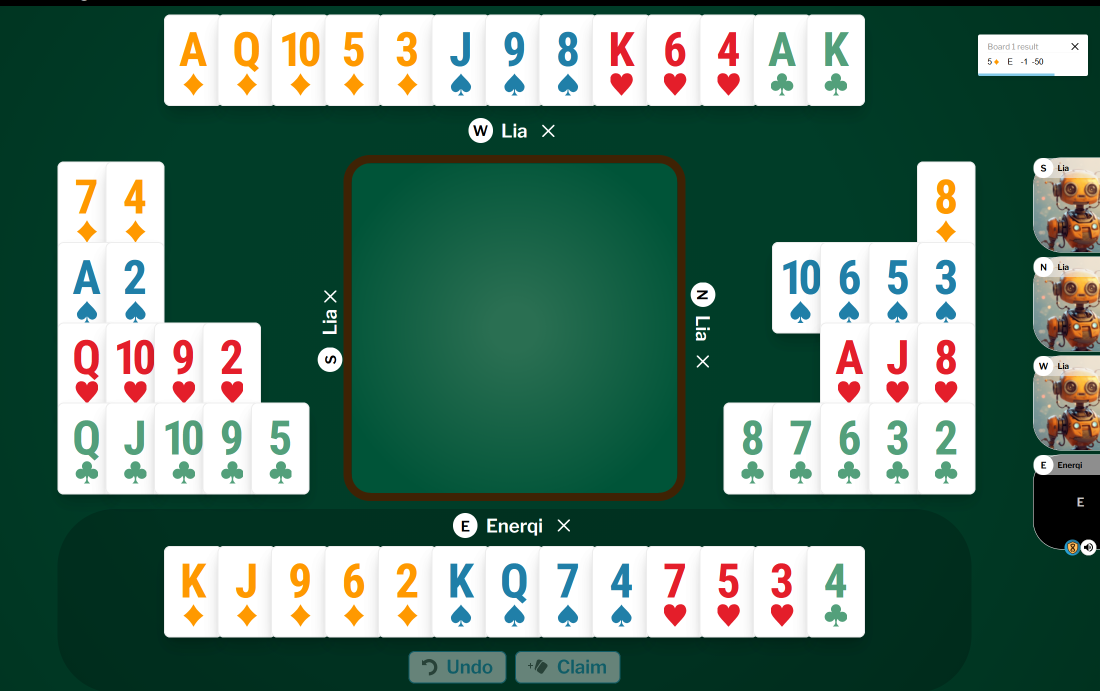
#> input picture hand-ocr/fixtures/intobridge-4-hand-large.png, 2199 x 1382 px (shown at 1/2 size)
$ python _p.py
#> lines starting #> are read from the running program, lines starting #| are printed output that depends on the picture; after the words box and inside, x2 and y2 are one past the last pixel; in counts of white or black regions, pixels touching at a corner belong together
### hand-ocr/hand_ocr/segment.py
"""Card-cell detection + seat grouping (Mode CARDS: app play views).

Real app screenshots (BBO, IntoBridge) are *table play views*, not printed
suit-row diagrams. Structure learned from the fixtures:

- A horizontal N/S hand renders as a run of white mini-cards that visually
  **touch**, so thresholding white yields ONE wide blob; we find that region
  then divide it into cards by pitch. A fanned W/E hand is instead a 2D **grid**
  of cards separated by green gaps, so each card is its own white component
  (isolated at a higher threshold, since the grey seat-label bar bridges the
  bottom row at the strip threshold) -- one component per card, no sub-division.
- Every card carries its **rank glyph above its suit glyph**. Within a strip the
  cards sit on a regular pitch, so the rank glyphs cluster into one column per
  card; each card cell is that column's full-height slice (rank band over suit
  band). Suit is read per-card from the glyph (see recognize), NOT positional.
- **Seat.** BBO keeps N top / S bottom / W left / E right, so for the 2-colour
  BBO path we assign seat by region position (verified against the N/E/S/W
  badges, which agree). IntoBridge *rotates* seats (top can be West), so its
  badge must be read -- that is future work; `read_seat_badges` stays a stub and
  IntoBridge tiles currently mis-seat (and mis-match the BBO atlas), so they are
  flagged, not silently wrong.
- **Face-down hands** (BBO 2-hand: W/E are teal card backs) produce no white
  blob -> that seat is simply absent -> PBN '-'. The centre played card / table
  overlays are rejected by area and by not lying in a hand region.

Vision code imported lazily.
"""

from __future__ import annotations

from dataclasses import dataclass
from typing import Any

# hand-region (merged white cards) filters, as fractions of the image
_HAND_AREA_MIN = 0.008  # a full hand's white area; rejects the centre played card
_STRIP_ASPECT_MIN = 3.0  # w/h above this => a horizontal N/S strip
# glyph filters inside a card
_GLYPH_MIN_AREA, _GLYPH_MIN_H = 40, 12
# individual-card (grid) detection: a fanned/blocky W/E hand is a 2D grid of
# SEPARATE white cards, not a merged strip. At the _hand_blobs threshold (200)
# the grey seat-label bar bridges the bottom card row into one blob; each card
# body is pure white, so a higher threshold isolates every card on its own.
_CARD_WHITE_THR = 235
_CARD_AREA_MIN = 0.001  # one mini-card's white area, as a fraction of the image
_CARD_ASPECT_LO, _CARD_ASPECT_HI = 0.3, 0.75  # a portrait mini-card (strip ~0.67, grid ~0.5)
_CENTRE_BAND = 0.15  # half-width of the central x zone (trick/played cards live here, not hands)
# merged-grid (IntoBridge) detection: its W/E/N/S fans have NO gaps between cards,
# so a whole hand is ONE portrait white blob of four stacked suit rows.
_MERGED_ASPECT_LO, _MERGED_ASPECT_HI = 0.45, 0.9  # a few cards wide, four rows tall (~0.76); not a thin UI bar
_MERGED_H_MIN = 0.28  # tall (spans four suit rows), as a fraction of image height
_MERGED_W_MIN = 0.12  # and several cards wide, as a fraction of image width
# a merged-grid card cell, framed on its suit glyph, expressed in card-pitch units:
_GRID_TOP_ABOVE_SUIT = 1.08  # cell top sits this many pitches above the suit-glyph centre
_GRID_CARD_H = 1.44  # cell height in pitches (rank digits on top, suit below)
# seat-badge circles (IntoBridge): a white letter (N/E/S/W) on a dark disc
_BADGE_H_LO, _BADGE_H_HI = 0.03, 0.05  # letter height as a fraction of image height
_BADGE_X_MAX = 0.88  # ignore the right-hand results panel's avatar badges


@dataclass
class CardCell:
    """One detected mini-card. `index_image` is the top-left corner crop
    holding the rank glyph over the suit glyph."""

    bbox: tuple[int, int, int, int]  # x, y, w, h in the source image
    index_image: Any  # crop of the rank+suit index corner


@dataclass
class HandCluster:
    """A spatially-grouped set of card cells plus the seat read from the
    nearest seat badge. `seat` is None until the badge is classified."""

    cells: list[CardCell]
    seat: str | None
    centroid: tuple[float, float]


def _hand_blobs(bgr: Any) -> list[tuple[int, int, int, int]]:
    """Bounding boxes of the big white card-run regions (one per face-up hand).

    Thresholds near-white, and keeps blobs large enough to be a whole hand (so
    the small centre played card and UI chrome drop out)."""
    import cv2

    h, w = bgr.shape[:2]
    gray = cv2.cvtColor(bgr, cv2.COLOR_BGR2GRAY) if bgr.ndim == 3 else bgr
    _, white = cv2.threshold(gray, 200, 255, cv2.THRESH_BINARY)
    n, _, stats, _ = cv2.connectedComponentsWithStats(white, connectivity=8)
    blobs = []
    for i in range(1, n):
        x, y, bw, bh, area = (int(stats[i, k]) for k in range(5))
        if area > _HAND_AREA_MIN * w * h and bw > 0.05 * w and bh > 0.03 * h:
            blobs.append((x, y, bw, bh))
    return blobs


def _seat_by_position(blob: tuple[int, int, int, int], shape: tuple[int, int]) -> str:
    """BBO seat from region position: top N, bottom S, left W, right E.

    A strip (wide) is N/S by its vertical half; a grid (tall) is W/E by its
    horizontal half. Correct for BBO; IntoBridge rotates and needs the badge."""
    x, y, bw, bh = blob
    h, w = shape[:2]
    cx, cy = x + bw / 2, y + bh / 2
    if bw / bh >= _STRIP_ASPECT_MIN:
        return "N" if cy < h / 2 else "S"
    return "W" if cx < w / 2 else "E"


def _cluster_x(centres: list[float], gap: float) -> list[list[int]]:
    """Group glyph indices by their x-centre into columns split at gaps > `gap`."""
    order = sorted(range(len(centres)), key=lambda i: centres[i])
    groups: list[list[int]] = [[order[0]]]
    for idx in order[1:]:
        if centres[idx] - centres[groups[-1][-1]] > gap:
            groups.append([idx])
        else:
            groups[-1].append(idx)
    return groups


def _strip_cards(bgr: Any, blob: tuple[int, int, int, int]) -> list[CardCell]:
    """Divide a horizontal hand strip into one CardCell per card.

    Cards sit on a regular pitch; their rank glyphs (upper band) cluster into one
    column per card. We recover the columns from those glyph centres (robust to a
    hand holding fewer than 13 cards) and slice a full card cell at each."""
    import cv2

    x, y, bw, bh = blob
    crop = cv2.cvtColor(bgr[y : y + bh, x : x + bw], cv2.COLOR_BGR2GRAY)
    # rank band = upper part of the card (the lower ~45% holds the suit + label bar)
    rank_h = int(bh * 0.55)
    _, ink = cv2.threshold(crop[:rank_h], 180, 255, cv2.THRESH_BINARY_INV)
    n, _, stats, cent = cv2.connectedComponentsWithStats(ink, connectivity=8)
    xs = [
        float(cent[i, 0])
        for i in range(1, n)
        if stats[i, cv2.CC_STAT_AREA] > _GLYPH_MIN_AREA
        and stats[i, cv2.CC_STAT_HEIGHT] > _GLYPH_MIN_H
        and stats[i, cv2.CC_STAT_WIDTH] >= 8  # drop the thin card border rule
        and 0.12 < stats[i, cv2.CC_STAT_WIDTH] / stats[i, cv2.CC_STAT_HEIGHT] < 3.0
    ]
    if not xs:
        return []
    pitch = bw / 13.0  # nominal card width; cards never pack tighter
    columns = _cluster_x(xs, pitch * 0.5)
    col_centres = sorted(sum(xs[i] for i in g) / len(g) for g in columns)
    cells = []
    half = pitch / 2.0
    # the card body (rank + suit), excluding the grey seat-label bar at the bottom
    card_h = int(bh * 0.82)
    for cx in col_centres:
        cx0 = max(0, int(cx - half))
        cx1 = min(bw, int(cx + half))
        cells.append(
            CardCell(bbox=(x + cx0, y, cx1 - cx0, card_h), index_image=bgr[y : y + card_h, x + cx0 : x + cx1])
        )
    return cells


def _card_comps(bgr: Any) -> list[tuple[int, int, int, int]]:
    """Bounding boxes of individual white mini-cards (one per face-up card).

    Thresholds white high enough that the grey seat-label bar no longer bridges
    the bottom card row (see `_CARD_WHITE_THR`), so each card body is its own
    portrait component. Applies to strips and grids alike; the caller keeps only
    the grid ones (strip cards are recovered by pitch in `_strip_cards`)."""
    import cv2

    h, w = bgr.shape[:2]
    gray = cv2.cvtColor(bgr, cv2.COLOR_BGR2GRAY) if bgr.ndim == 3 else bgr
    _, white = cv2.threshold(gray, _CARD_WHITE_THR, 255, cv2.THRESH_BINARY)
    n, _, stats, _ = cv2.connectedComponentsWithStats(white, connectivity=8)
    comps = []
    for i in range(1, n):
        x, y, bw, bh, area = (int(stats[i, k]) for k in range(5))
        if area > _CARD_AREA_MIN * w * h and bh > 0.07 * h and _CARD_ASPECT_LO < bw / bh < _CARD_ASPECT_HI:
            comps.append((x, y, bw, bh))
    return comps


def _is_merged_grid(blob: tuple[int, int, int, int], img_h: int, img_w: int) -> bool:
    """A fully-merged (gapless) grid hand: a tall, several-cards-wide portrait
    white blob (excludes thin vertical UI bars and small overlays)."""
    _, _, bw, bh = blob
    return _MERGED_ASPECT_LO < bw / bh < _MERGED_ASPECT_HI and bh > _MERGED_H_MIN * img_h and bw > _MERGED_W_MIN * img_w


def _height_split(heights: list[float]) -> float:
    """Split value between two height clusters (tall rank digits vs short suit
    symbols): the midpoint of the largest gap in the sorted heights."""
    if len(heights) < 2:
        return (heights[0] + 1) if heights else 1.0
    return max((heights[i + 1] - heights[i], (heights[i + 1] + heights[i]) / 2) for i in range(len(heights) - 1))[1]


def _card_pitch(suits: list[tuple[float, float, float, float]]) -> float:
    """Card pitch = median nearest right-neighbour x-gap between suit glyphs that
    share a row (one suit per card, evenly spaced)."""
    import numpy as np

    med_h = float(np.median([s[1] for s in suits]))
    gaps = []
    for a in suits:
        right = [b[2] - a[2] for b in suits if b[2] - a[2] > 0 and abs(b[3] - a[3]) < med_h * 1.2]
        if right:
            gaps.append(min(right))
    return float(np.median(gaps)) if gaps else med_h * 2.1


def _merged_grid_cards(bgr: Any, blob: tuple[int, int, int, int]) -> list[CardCell]:
    """Divide a fully-merged grid hand (IntoBridge fan) into card cells.

    The cards touch with no gaps, so the hand is one white blob of four stacked
    suit rows. Each card carries exactly ONE suit symbol -- a short, ~square
    coloured glyph below its taller rank digit(s) -- so we split the glyphs into
    a tall (rank) and a short (suit) class by height, then anchor a card cell on
    every suit glyph. Anchoring on the suit (one per card) is robust to the
    two-glyph "10"; the cell is framed so the rank sits in `recognize`'s rank
    band and the suit in its suit band."""
    import cv2

    x, y, bw, bh = blob
    gray = cv2.cvtColor(bgr[y : y + bh, x : x + bw], cv2.COLOR_BGR2GRAY)
    _, ink = cv2.threshold(gray, 180, 255, cv2.THRESH_BINARY_INV)
    n, _, stats, cent = cv2.connectedComponentsWithStats(ink, connectivity=8)
    comps = []
    for i in range(1, n):
        gw, gh = int(stats[i, cv2.CC_STAT_WIDTH]), int(stats[i, cv2.CC_STAT_HEIGHT])
        area = int(stats[i, cv2.CC_STAT_AREA])
        if area > _GLYPH_MIN_AREA and _GLYPH_MIN_H < gh < 0.25 * bh:  # 0.25*bh drops the merged card-body blob
            comps.append((float(gw), float(gh), float(cent[i, 0]), float(cent[i, 1])))
    if not comps:
        return []
    thr = _height_split(sorted(c[1] for c in comps))
    suits = [c for c in comps if c[1] < thr and 0.65 < c[0] / c[1] < 1.6]
    if not suits:
        return []
    pitch = _card_pitch(suits)
    half, top_off, card_h, cw = pitch / 2.0, int(_GRID_TOP_ABOVE_SUIT * pitch), int(_GRID_CARD_H * pitch), int(pitch)
    cells = []
    for _, _, sx, sy in suits:
        cx0 = max(0, int(sx - half))
        top = max(0, int(sy) - top_off)
        crop = bgr[y + top : y + top + card_h, x + cx0 : x + cx0 + cw]
        cells.append(CardCell(bbox=(x + cx0, y + top, cw, card_h), index_image=crop))
    return cells


def _grid_cards(bgr: Any, strips: list[tuple[int, int, int, int]]) -> list[CardCell]:
    """CardCells for the fanned/blocky W/E grid hands.

    Each grid card is its own white component (`_card_comps`); we drop any whose
    centre falls inside a strip blob (those are N/S strip cards, divided by pitch
    elsewhere) or in the central x-band (the trick / played cards sit at the
    table centre, never a hand). Each remaining component is a card cell (rank
    over suit), read by the same `recognize` path as strip cells."""
    w = bgr.shape[1]
    cells = []
    for x, y, bw, bh in _card_comps(bgr):
        cx, cy = x + bw / 2, y + bh / 2
        if abs(cx - w / 2) < _CENTRE_BAND * w:
            continue
        if any(sx <= cx <= sx + sw and sy <= cy <= sy + sh for sx, sy, sw, sh in strips):
            continue
        cells.append(CardCell(bbox=(x, y, bw, bh), index_image=bgr[y : y + bh, x : x + bw]))
    return cells


def _group_grid_by_seat(cells: list[CardCell], w: int) -> list[tuple[str, list[CardCell]]]:
    """Split grid cells into the W (left half) / E (right half) hands by centroid
    x. BBO keeps W left / E right; IntoBridge rotates and will need the badge."""
    sides: dict[str, list[CardCell]] = {"W": [], "E": []}
    for c in cells:
        cx = c.bbox[0] + c.bbox[2] / 2
        sides["W" if cx < w / 2 else "E"].append(c)
    return [(seat, cs) for seat, cs in sides.items() if cs]


def find_card_cells(bgr: Any) -> list[CardCell]:
    """Detect mini-card cells across all face-up hands (Mode CARDS).

    Strips (N/S) are divided by card pitch; fanned grids are split into cards two
    ways -- BBO's gapped grids as individual white components (`_grid_cards`),
    IntoBridge's gapless fans as one merged blob divided by suit glyph
    (`_merged_grid_cards`). A face-down hand yields no white cards, so that seat
    stays unknown (PBN '-') rather than wrong."""
    h, w = bgr.shape[:2]
    blobs = _hand_blobs(bgr)
    strips = [b for b in blobs if _is_strip(b)]
    cells = [cell for blob in strips for cell in _strip_cards(bgr, blob)]
    for blob in blobs:
        if _is_merged_grid(blob, h, w):
            cells += _merged_grid_cards(bgr, blob)
    cells += _grid_cards(bgr, strips)
    return cells


def _is_strip(blob: tuple[int, int, int, int]) -> bool:
    return blob[2] / blob[3] >= _STRIP_ASPECT_MIN


def _make_cluster(cells: list[CardCell], seat: str) -> HandCluster:
    cxs = [c.bbox[0] + c.bbox[2] / 2 for c in cells]
    cys = [c.bbox[1] + c.bbox[3] / 2 for c in cells]
    return HandCluster(cells=cells, seat=seat, centroid=(sum(cxs) / len(cxs), sum(cys) / len(cys)))


def cluster_hands(bgr: Any, cells: list[CardCell]) -> list[HandCluster]:
    """Group cells into hands, seat by position.

    N/S strip cells share a strip blob's y-band and take that blob's seat; the
    remaining cells are the fanned W/E grids, split into the left (W) / right (E)
    hands. Grouping strips first also claims their cells, so a grid card near a
    strip's x-range isn't double-counted."""
    h, w = bgr.shape[:2]
    strips = [b for b in _hand_blobs(bgr) if _is_strip(b)]
    clusters: list[HandCluster] = []
    claimed: set[int] = set()
    for blob in strips:
        x, y, bw, bh = blob
        blob_cells = [c for c in cells if x <= c.bbox[0] < x + bw and y - 5 <= c.bbox[1] < y + bh]
        if not blob_cells:
            continue
        claimed.update(id(c) for c in blob_cells)
        clusters.append(_make_cluster(blob_cells, _seat_by_position(blob, (h, w))))
    grid_cells = [c for c in cells if id(c) not in claimed]
    for seat, side_cells in _group_grid_by_seat(grid_cells, w):
        clusters.append(_make_cluster(side_cells, seat))
    return clusters


# [49 lines left out: functions _seat_badge_glyphs, read_seat_badges, segment, not called in this run]

### hand-ocr/tools/build_cards_atlas.py
"""Bootstrap a Mode-CARDS atlas from a hand-labelled play view.

Given an app screenshot whose hands we know, reuse the exact card segmentation
the recogniser uses, then save each card's upper-band glyph under its rank label
and its lower-band symbol under its suit label. Up to three atlases result:
    atlas/<app>/rank   (rank glyphs A K Q J T 9..2, ten as "10")
    atlas/<app>/suit   (suit symbols S H D C)
    atlas/<app>/seat   (seat-badge letters N E S W -- only where the app rotates
                        seats and carries badges, i.e. IntoBridge)

Run (from hand-ocr/, needs the vision extra):
    uv run python tools/build_cards_atlas.py fixtures/bridge-base-4-hand-large.png bbo
    uv run python tools/build_cards_atlas.py fixtures/intobridge-4-hand-large.png intobridge

Hands are harvested through `cluster_hands`, which keys each hand by SCREEN
position (N=top, S=bottom, W=left, E=right). IntoBridge rotates the true seats,
so the labels below are given per *position* (top/bottom/left/right) -- the atlas
stores glyph->label pairs only, the seat is irrelevant to it. Labels are two
aligned strings in the hand's reading order (strips left-to-right; grids by suit
row top-to-bottom, each row left-to-right), ten written "10". A card whose upper
band does not segment into exactly its rank's glyph count is skipped.
"""

from __future__ import annotations

import sys
from pathlib import Path

sys.path.insert(0, str(Path(__file__).resolve().parents[1]))

from hand_ocr.atlas import Atlas
from hand_ocr.recognize import rank_image, suit_glyph
from hand_ocr.segment import CardCell, HandCluster, _seat_badge_glyphs, cluster_hands, find_card_cells

# per fixture stem: position seat (N=top/S=bottom/W=left/E=right) -> (ranks, suits)
LABELLED_HANDS = {
    "bridge-base-4-hand-large": {
        "N": ("432432Q432KQJ", "HHHSSSDDDDCCC"),
        "S": ("QJ9876AQJ5A32", "HHHHHHSSSDCCC"),
        "W": ("K105765KJ1091098", "HHHSSSDDDDCCC"),
        "E": ("AK1098A8767654", "HSSSSDDDDCCCC"),
    },
    "intobridge-4-hand-large": {
        "N": ("AQ1053J98K64AK", "DDDDDSSSHHHCC"),  # top = West's cards
        "S": ("KJ962KQ747534", "DDDDDSSSSHHHC"),  # bottom = East's cards
        "W": ("74A2Q1092QJ1095", "DDSSHHHHCCCCC"),  # left = South's cards
        "E": ("810653AJ887632", "DSSSSHHHCCCCC"),  # right = North's cards
    },
}

# per fixture stem: geometric badge position -> the seat letter drawn on it. Only
# apps that rotate seats (IntoBridge) carry badges and need a seat atlas.
LABELLED_SEATS = {
    "intobridge-4-hand-large": {"top": "W", "bottom": "E", "left": "S", "right": "N"},
}


def _reading_order(cells: list[CardCell]) -> list[CardCell]:
    """Cells in reading order: rows top-to-bottom, each row left-to-right. A
    single-row strip collapses to plain left-to-right (all one row bucket)."""
    return sorted(cells, key=lambda c: (round(c.bbox[1] / (c.bbox[3] * 0.5)), c.bbox[0]))


def _split_ranks(ranks: str) -> list[str]:
    """Split a per-hand rank string into per-card ranks, keeping "10" whole."""
    out: list[str] = []
    i = 0
    while i < len(ranks):
        if ranks[i : i + 2] == "10":
            out.append("10")
            i += 2
        else:
            out.append(ranks[i])
            i += 1
    return out


# [73 lines left out: functions _build_seat_atlas, main, not called in this run]


# [2 lines that do not run on import are left out]

### hand-ocr/_p.py
import cv2, sys
sys.path.insert(0,"tools")
from hand_ocr.segment import find_card_cells, cluster_hands
from build_cards_atlas import _reading_order, _split_ranks, LABELLED_HANDS
bgr=cv2.imread("fixtures/intobridge-4-hand-large.png")
#> bgr is the input picture: shape (1382, 2199, 3); mean B, G, R 104.9, 120.3, 86.1
cl={c.seat:c for c in cluster_hands(bgr,find_card_cells(bgr))}
#> in _hand_blobs, `gray = cv2.cvtColor(bgr, cv2.COLOR_BGR2GRAY) if bgr.ndim == 3 else bgr`:
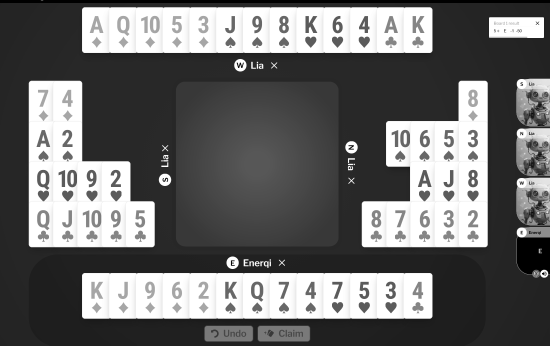
#> gray: shape (1382, 2199) (shown at 1/4 size); min 0, max 255, mean 108.3
#> in _hand_blobs, `_, white = cv2.threshold(gray, 200, 255, cv2.THRESH_BINARY)`:
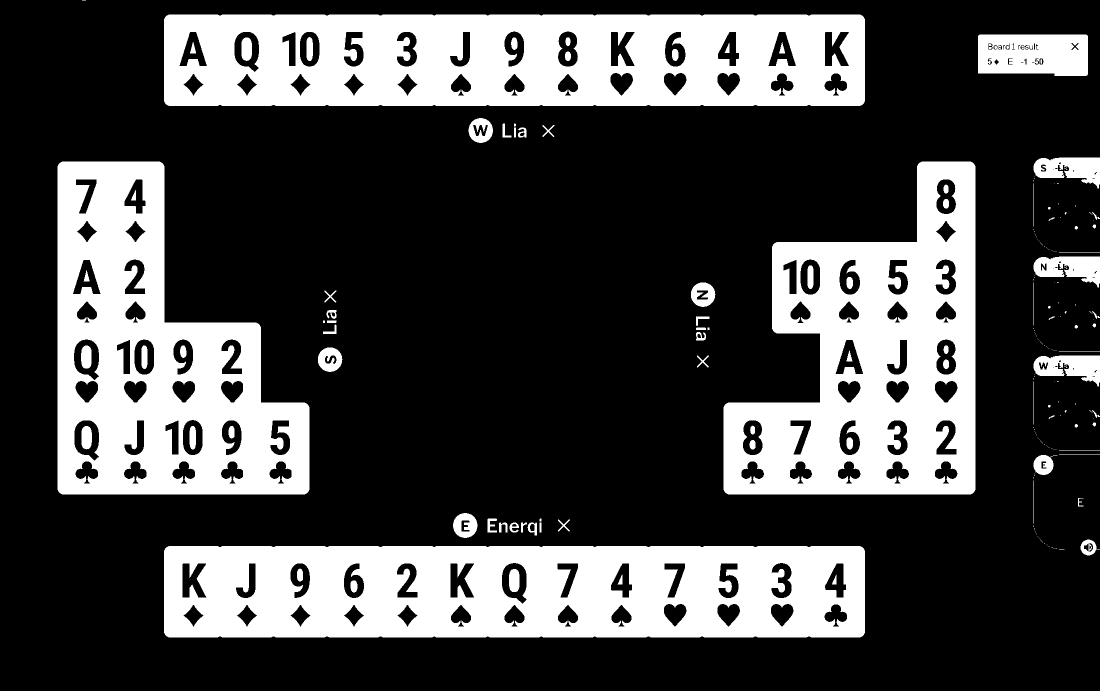
#> white: shape (1382, 2199) (shown at 1/2 size); 28.5% white; 223 white regions (128 under 20 px), largest, box (x1, y1, x2, y2) and area: (328, 1092, 1730, 1275) 220383, (328, 29, 1730, 212) 216507, (1447, 323, 1951, 989) 189664
#> in _hand_blobs, `n, _, stats, _ = cv2.connectedComponentsWithStats(white, connectivity=8)`: n = 224; stats = 224 rows, first 6: [0, 0, 2199, 1382, 2171974], [164, 0, 8, 1, 8], [328, 29, 1402, 183, 216507], [1956, 69, 220, 83, 16738], [483, 75, 21, 47, 868], [613, 74, 13, 48, 555]
#> the loop in _hand_blobs, `for i in range(1, n):` made 223 passes
#> after the loop in _hand_blobs, `for i in range(1, n):`: blobs = [(328, 29, 1402, 183), (115, 323, 504, 666), (1447, 323, 504, 666), (328, 1092, 1402, 183)]
#> in find_card_cells, `strips = [b for b in blobs if _is_strip(b)]`: strips = [(328, 29, 1402, 183), (328, 1092, 1402, 183)]
#> in _strip_cards, `crop = cv2.cvtColor(bgr[y : y + bh, x : x + bw], cv2.COLOR_BGR2GRAY)`:
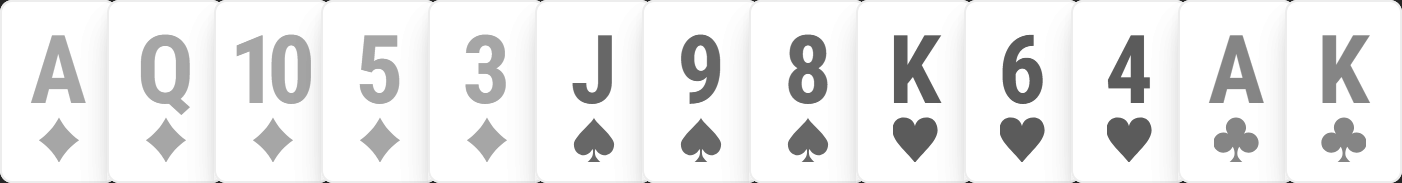
#> crop: shape (183, 1402); min 35, max 255, mean 234.3
#> in _strip_cards, `n, _, stats, cent = cv2.connectedComponentsWithStats(ink, connectivity..`: n = 29; stats = 29 rows, first 6: [0, 0, 1402, 100, 117939], [0, 0, 9, 9, 32], [108, 0, 8, 2, 10], [215, 0, 8, 2, 10], [322, 0, 8, 2, 10], [429, 0, 8, 2, 10]; cent = 29 pairs, first value 2.22 to 1398.8, second value 0.125 to 72.5
#> (the rest of the program and of its run is left out)
